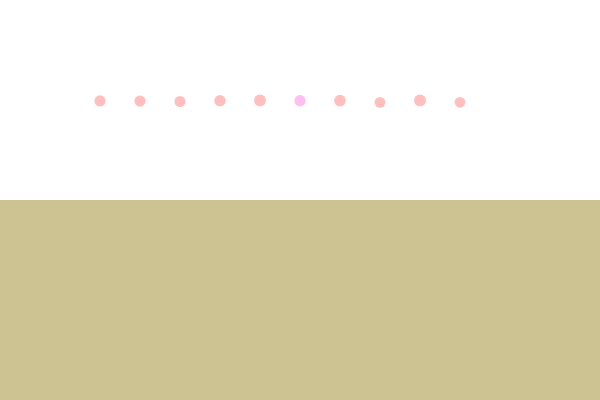
Frame 1 (no input)
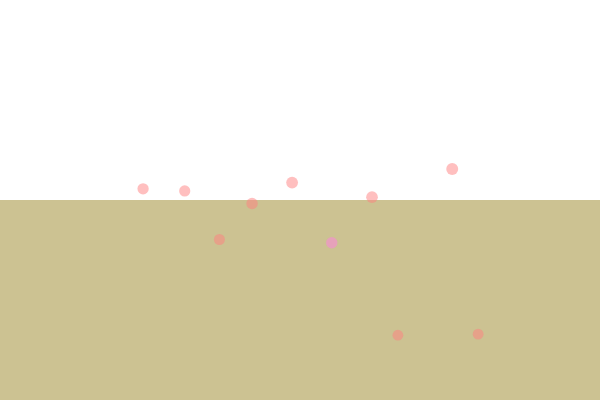
Frame 60 (no input)
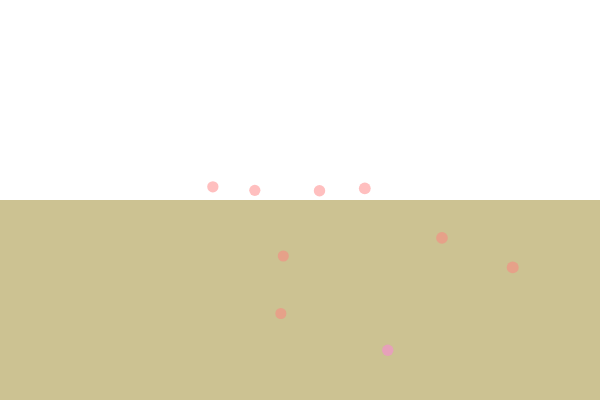
Frame 120 (the mouse pressed at the canvas centre since frame 60)

The p5.js sketch that drew these frames (run headless with seeded random() and noise() and a simulated clock; from frame 60 on, the mouse is pressed at the canvas centre):

// p5.js sketch
// ── sketch.js
let dots = [];
let numDots = 10;


let gravitationalConstant = 0.00001;
let downwardGravity;
let wind;
let spawntimer = 0;
let timerticks = .005;


function setup() {
  createCanvas(600, 400);
  colorMode(HSB);

  downwardGravity = createVector(0, 0.38);
  wind = createVector(-0.1, 0);
  bounce = createVector(random(-50, 50), random(-100, -50));
  
  // Create all the dots
  for (let i = 0; i < numDots; i++) {
    let x = map(i, 0, numDots, 100, width-100);
    let y = 100;
    dots.push(new Dot(x, y, i+1));
  }

  background(0, 0, 100);
}

function draw() {
  background(0, 0, 100);//, 0.01);

  // Position the first dot where ever the mouse is. This allows will force the
  // springs to apply all sorts of forces to the dots.
 

  // Update and draw all the dots



  // Draw "water". Inside the dot, we apply "drag" force if the dot is overlapping
  noStroke();
  fill(50, 75, 60, .5);
  rect(0, height/2, width, height/2);

    for (let dot of dots) {
    dot.update();
    dot.show();
  }

  
 spawntimer += timerticks + deltaTime;

 if (spawntimer > 1000) 
 {
	spawntimer = 0;
    fill(random(1,360), random(1,360), random(1,360))
	dots.push(new Dot(random(0, width), 0, dots.length+1));
  }

}
// ── Dot.js
class Dot {
    constructor(x, y, index) {
        this.pos = createVector(x, y);
        this.vel = createVector(0, 0);
        this.acc = createVector(0, 0);
        let spawnX;
        let spawnY;

        this.index = index;

        this.hue = map(random(1, 255), 0, numDots, 150, 250);

        // Index is the address in the dots array, let's use it for mass for no
        // important reason.
        this.mass = random(.1, 1);

        // Make the radius have something to do with the mass.
        this.radius = 5 + sqrt(this.mass);
    }

    wrap() {
        this.pos.x = (this.pos.x + width) % width;
        this.pos.y = (this.pos.y + height) % height;
    }

    addForce(force) {
        let forceWithMass = p5.Vector.div(force, this.mass);
        this.acc.add(forceWithMass);
    }

    applyGravityToOtherDots() {
        for (let dot of dots) {
            if (dot !== this) {
                let vectorFromMeToOtherDot = p5.Vector.sub(dot.pos, this.pos);
                let d = vectorFromMeToOtherDot.mag();

                // F = (G * m1 * m2) / d^2
                let gForce = (gravitationalConstant * this.mass * dot.mass) / d * d;

                vectorFromMeToOtherDot.normalize();
                vectorFromMeToOtherDot.mult(gForce);
                vectorFromMeToOtherDot.mult(-1);
                dot.addForce(vectorFromMeToOtherDot);
            }
        }
    }

    // This formula is based on some fancy drag force formula. I simplify it to 
    // only use one constant.
    addWaterDrag() {
        // fDrag = -C * mag(velocity)^2
        let dragConstant = -0.3;
        let forceDrag = this.vel.mag() * this.vel.mag() * dragConstant;
        let drag = p5.Vector.normalize(this.vel);
        drag.mult(forceDrag);
        this.addForce(drag);
    }

    update() {
        // FORCES
        this.addForce(downwardGravity);
        // this.addForce(wind);
        // This will loop through all dots, and apply a force attracting them to 
        // this dot (using the formula for gravity).
        // this.applyGravityToOtherDots();

        // Apply water drag if the dot is overlapping with the water area.
       //if (this.pos.y + this.radius > height/2) {
       //    this.i.splice();
       // }

       for (let dot of dots) {
		   if (dot.pos.y >= height/2) {
               //spawnX = dot.pos.x;
              // spawnY = 10;
               //dots.push(new Dot(spawnX, spawnY, i+1));
               dot.addForce(bounce);
		   }
           else 
           {
               break;
           }
       }

        // MOVEMENT
        this.vel.add(this.acc); // Apply acceleration (and thus the forces) to vel
        this.vel.limit(5); // This limits the magnitude of the velocity vector
        this.pos.add(this.vel); // Apply velocity to position

        // Keep the dot on the screen by "wrapping" the position
       // this.wrap();

        // Reset the acceleration back to (0,0). This is important because
        // forces need to be continually applied in order to affect velocity.
        // In other words, if we didn't do this, forces would accumulate over
        // multiple calls to update(), which isn't what we want.
        this.acc.mult(0);
    }

    show() {
        push();

        noStroke();

        translate(this.pos.x, this.pos.y);
        fill(this.hue, 50, 100, 0.5);
        ellipse(0, 0, this.radius * 2);

        pop();
    }
}
